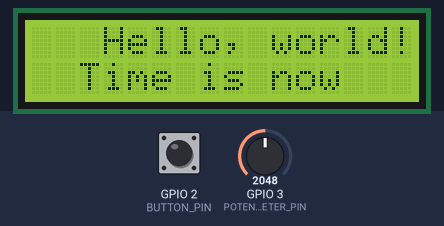
Simulated run of this sketch. Board: ESP32. Shown: 16×2 character LCD. Inputs (shaded band) come from the test bench; at power-on: GPIO 3 (POTENTIOMETER_PIN) = 2048, GPIO 2 (BUTTON_PIN) HIGH. WiFi joins after 1.5 s; servers stay silent unless stated; not simulated (calls return 0 or success): wifi_credentials.h; what the sketch prints to the serial monitor is not drawn.

Above: at 3.2 s.
3.3 s: GPIO 3 (POTENTIOMETER_PIN) set to 2866
At 4.5 s:
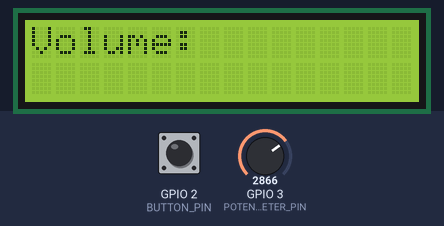
4.8 s: GPIO 3 (POTENTIOMETER_PIN) set to 3603
6.3 s: GPIO 3 (POTENTIOMETER_PIN) set to 4095
7.8 s: GPIO 3 (POTENTIOMETER_PIN) set to 2047
9.3 s: GPIO 3 (POTENTIOMETER_PIN) set to 1228
10.8 s: GPIO 3 (POTENTIOMETER_PIN) set to 491
Timing chart, 0 to 13.3 s (numbered marks = the images above; inputs shaded):
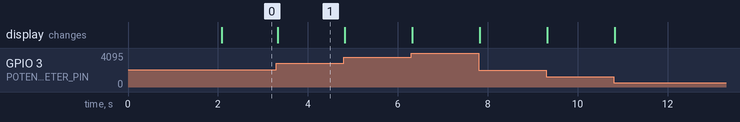

The sketch:

telebombard.ino
```cpp
#include <Wire.h>
#include <WiFi.h>
#include <HTTPClient.h>
#include <LiquidCrystal_I2C.h>
#include <wifi_credentials.h>

#define ARDUINO_USB_CDC_ON_BOOT 1

// builtin led
#define RGB_BRIGHTNESS 10 // Change white brightness (max 255)
#ifdef RGB_BUILTIN
#undef RGB_BUILTIN
#endif
#define RGB_BUILTIN 10

// button
#define BUTTON_PIN 2 // GPIO21 pin connected to button
int lastButtonState = HIGH; // the previous state from the input pin

int handleButton(int last) {
  int current = digitalRead(BUTTON_PIN);

  if(last == HIGH && current == LOW) {
    Serial.println("Owntone reset button pressed");
    if (WiFi.status() == WL_CONNECTED) {
      neopixelWrite(RGB_BUILTIN,0,0,RGB_BRIGHTNESS);
      delay(500);

      HTTPClient http;
      http.begin("http://192.168.1.39:3689/api/update");
      int status = http.PUT("");

      Serial.print("Status code: ");
      Serial.println(status);

      // For 204 No Content, http.getString() returns empty
      if (status == 204) {
        neopixelWrite(RGB_BUILTIN,RGB_BRIGHTNESS,0,0);
        Serial.println("Rescan triggered!");
      } else {
        Serial.println("Request failed.");
        neopixelWrite(RGB_BUILTIN,0,RGB_BRIGHTNESS,0);
      }

      delay(1000);
      http.end();
    }
    else {
      neopixelWrite(RGB_BUILTIN,0,RGB_BRIGHTNESS,0);
    }
  }
  neopixelWrite(RGB_BUILTIN,0,0,0);
  return current;
}

// potentiometer
#define POTENTIOMETER_PIN 3
int lastPotentiometerValue;

float floatMap(float x, float in_min, float in_max, float out_min, float out_max) {
  return (x - in_min) * (out_max - out_min) / (in_max - in_min) + out_min;
}

// lcd
#define I2C_SDA 4
#define I2C_SCL 5
LiquidCrystal_I2C lcd(0x27, 16, 2); // I2C address 0x27, 16 column and 2 rows

// lan


// -----------------------------------------------------

void setup() {
  Serial.begin(115200);
  delay(500);

  WiFi.begin(WIFI_SSID, WIFI_PASSWORD);

  Serial.print("Connecting");
  while (WiFi.status() != WL_CONNECTED) {
    delay(300);
    Serial.print(".");
  }
  Serial.println("\nConnected!");
  Serial.println(WiFi.localIP());

  // initialize the pushbutton pin as an pull-up input
  pinMode(BUTTON_PIN, INPUT_PULLUP);

  // set the ADC attenuation to 11 dB (up to ~3.3V input)
  analogSetAttenuation(ADC_11db);
  lastPotentiometerValue = analogRead(POTENTIOMETER_PIN);

  // lcd
  Wire.begin(I2C_SDA, I2C_SCL);
  lcd.init(); // initialize the lcd to use user defined I2C pins
	lcd.backlight();

	lcd.setCursor(3,0);
	lcd.print("Hello, world!");
	lcd.setCursor(2,1);
	lcd.print("Time is now");
}

int handlePotentiometer(int last) {
  int current = analogRead(POTENTIOMETER_PIN);
  if(abs(last - current) > 300) {
    lcd.clear();
    lcd.setCursor(0,0);
    lcd.print("Volume:");
    lcd.setCursor(0,1);

    // char result[17]; // 16 chars + null terminator
    // int filled = (current * 16) / 4095;

    // for (int i = 0; i < 16; i++) {
    //     if (i < filled) {
    //         result[i] = '#';
    //     } else {
    //         result[i] = ' ';
    //     }
    // }
    // result[16] = '\0';  // terminate string
    // lcd.print(result);

    int totalPixels = (current * 16 * 5) / 4095; // 16 chars x 5 pixels

    for (int i = 0; i < 16; i++) {
        int pixels = totalPixels - i*5;
        if (pixels >= 5) lcd.write(byte(7)); // full block
        else if (pixels > 0) lcd.write(byte(pixels-1)); // partial
        else lcd.print(' ');  // empty
    }

    Serial.print("Analog: ");
    Serial.print(current);
    Serial.print(", Voltage: ");
    float currentVoltage = floatMap(current, 0, 4095, 0, 3.3);
    Serial.println(currentVoltage);
    delay(100);
    return current;
  }
  return last;
}

void loop() {
  //button
  lastButtonState = handleButton(lastButtonState);

  //potentiometer
  lastPotentiometerValue = handlePotentiometer(lastPotentiometerValue);
}
```

Measured:
- after the input at 3.3 s, the display: changes at once (image 1)
